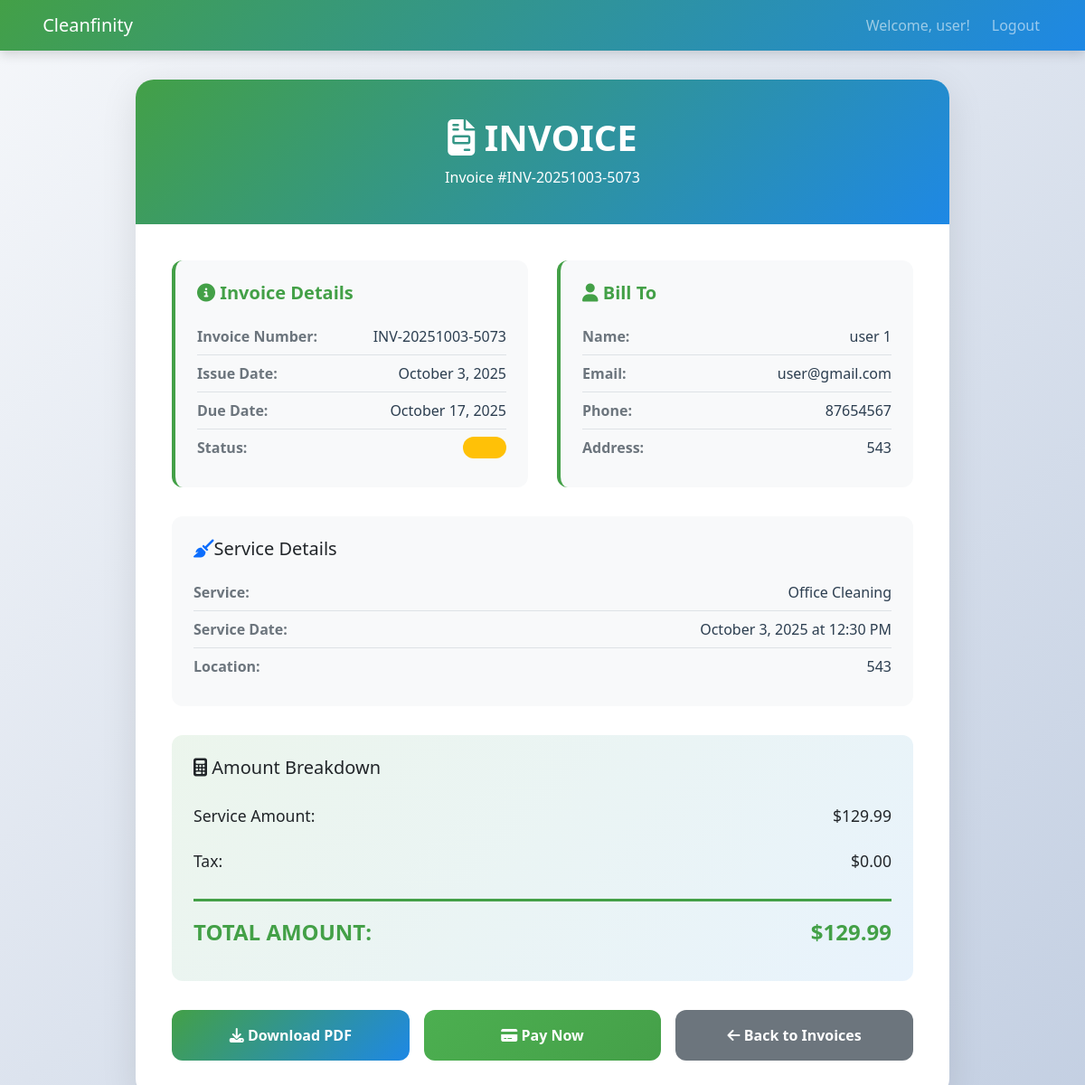
/customer/view-invoice.php?id=1 (signed in), run on the app's committed database.
### tables this page shows
CREATE TABLE `invoices` (
  `id` int(11) NOT NULL,
  `booking_id` int(11) NOT NULL,
  `invoice_number` varchar(50) NOT NULL,
  `amount` decimal(10,2) NOT NULL,
  `tax_amount` decimal(10,2) DEFAULT 0.00,
  `total_amount` decimal(10,2) NOT NULL,
  `status` enum('draft','sent','paid','overdue','cancelled') DEFAULT 'draft',
  `due_date` date NOT NULL,
  `issued_date` date NOT NULL,
  `paid_date` date DEFAULT NULL,
  `notes` text DEFAULT NULL,
  `created_at` timestamp NOT NULL DEFAULT current_timestamp(),
  `updated_at` timestamp NOT NULL DEFAULT current_timestamp() ON UPDATE current_timestamp()
);

CREATE TABLE `users` (
  `id` int(11) NOT NULL,
  `username` varchar(50) NOT NULL,
  `email` varchar(100) NOT NULL,
  `password` varchar(255) NOT NULL,
  `first_name` varchar(50) NOT NULL,
  `last_name` varchar(50) NOT NULL,
  `phone` varchar(20) DEFAULT NULL,
  `address` text DEFAULT NULL,
  `role` enum('customer','staff','admin') DEFAULT 'customer',
  `status` enum('active','inactive') DEFAULT 'active',
  `availability` enum('available','unavailable') DEFAULT 'available',
  `created_at` timestamp NOT NULL DEFAULT current_timestamp(),
  `updated_at` timestamp NOT NULL DEFAULT current_timestamp() ON UPDATE current_timestamp()
);

CREATE TABLE `bookings` (
  `id` int(11) NOT NULL,
  `customer_id` int(11) NOT NULL,
  `employee_id` int(11) DEFAULT NULL,
  `service_id` int(11) NOT NULL,
  `staff_id` int(11) DEFAULT NULL,
  `booking_date` date NOT NULL,
  `booking_time` time NOT NULL,
  `duration_minutes` int(11) NOT NULL,
  `total_price` decimal(10,2) NOT NULL,
  `status` enum('pending','confirmed','in_progress','completed','cancelled') DEFAULT 'pending',
  `notes` text DEFAULT NULL,
  `special_instructions` text DEFAULT NULL,
  `address` text NOT NULL,
  `created_at` timestamp NOT NULL DEFAULT current_timestamp(),
  `updated_at` timestamp NOT NULL DEFAULT current_timestamp() ON UPDATE current_timestamp(),
  `payment_method` enum('pay_now','pay_later') DEFAULT 'pay_later',
  `payment_status` enum('unpaid','paid','partially_paid') DEFAULT 'unpaid',
  `preferred_completion_date` date DEFAULT NULL,
  `booking_status` enum('pending','confirmed','completed','cancelled') DEFAULT 'pending'
);

CREATE TABLE `services` (
  `id` int(11) NOT NULL,
  `name` varchar(100) NOT NULL,
  `description` text DEFAULT NULL,
  `price` decimal(10,2) NOT NULL,
  `duration` int(11) NOT NULL COMMENT 'Duration in minutes',
  `base_price` decimal(10,2) NOT NULL,
  `duration_minutes` int(11) NOT NULL,
  `category` varchar(50) DEFAULT NULL,
  `status` enum('active','inactive') DEFAULT 'active',
  `created_at` timestamp NOT NULL DEFAULT current_timestamp(),
  `image_url` varchar(500) DEFAULT NULL,
  `is_active` tinyint(1) DEFAULT 1
);

### customer/view-invoice.php (the view, shortened to what this page needs)
<?php
$database = new Database();
$db = $database->getConnection();
$invoice_id = filter_var($_GET['id'] ?? 0, FILTER_VALIDATE_INT);
$query = "SELECT i.*,
                 b.booking_date, b.booking_time, b.address,
                 s.name as service_name, s.description as service_description,
                 u.first_name as customer_first_name, u.last_name as customer_last_name,
                 u.email as customer_email, u.phone as customer_phone,
                 staff.first_name as staff_first_name, staff.last_name as staff_last_name
          FROM invoices i
          JOIN bookings b ON i.booking_id = b.id
          JOIN services s ON b.service_id = s.id
          JOIN users u ON b.customer_id = u.id
          LEFT JOIN users staff ON b.staff_id = staff.id
          WHERE i.id = :invoice_id AND b.customer_id = :customer_id";
$stmt = $db->prepare($query);
$stmt->bindParam(':invoice_id', $invoice_id, PDO::PARAM_INT);
$stmt->bindParam(':customer_id', $_SESSION['user_id'], PDO::PARAM_INT);
$stmt->execute();
$invoice = $stmt->fetch(PDO::FETCH_ASSOC);
$isPrintView = isset($_GET['download']) && $_GET['download'] === 'pdf';
?>
<!DOCTYPE html>
<html lang="en">
<head>
    <?php if (!$isPrintView): ?>
    <link href="https://cdn.jsdelivr.net/npm/bootstrap@5.3.2/dist/css/bootstrap.min.css" rel="stylesheet">
    <link href="https://cdnjs.cloudflare.com/ajax/libs/font-awesome/6.4.0/css/all.min.css" rel="stylesheet">
    <?php endif; ?>
</head>
<body>
    <?php if ($isPrintView): ?>
     Print-friendly PDF view
    <div class="invoice-header">
        <div class="company-name">CLEANFINITY</div>
        <div class="invoice-title">INVOICE</div>
    </div>
    <div class="invoice-info">
        <div class="info-section">
            <h3>Invoice Details</h3>
            <div class="info-row">
                <span class="label">Invoice Number:</span>
                <span class="value"><?php echo htmlspecialchars($invoice['invoice_number']); ?></span>
            </div>
            <div class="info-row">
                <span class="label">Issue Date:</span>
                <span class="value"><?php echo date('F j, Y', strtotime($invoice['issued_date'])); ?></span>
            </div>
            <div class="info-row">
                <span class="label">Due Date:</span>
                <span class="value"><?php echo date('F j, Y', strtotime($invoice['due_date'])); ?></span>
            </div>
            <?php if ($invoice['paid_date']): ?>
            <div class="info-row">
                <span class="label">Paid Date:</span>
                <span class="value"><?php echo date('F j, Y', strtotime($invoice['paid_date'])); ?></span>
            </div>
            <?php endif; ?>
            <div class="info-row">
                <span class="label">Status:</span>
                <span class="status-badge status-<?php echo $invoice['status']; ?>">
                    <?php echo strtoupper($invoice['status']); ?>
                </span>
            </div>
        </div>
        <div class="info-section">
            <h3>Bill To</h3>
            <div class="info-row">
                <span class="label">Name:</span>
                <span class="value"><?php echo htmlspecialchars($invoice['customer_first_name'] . ' ' . $invoice['customer_last_name']); ?></span>
            </div>
            <div class="info-row">
                <span class="label">Email:</span>
                <span class="value"><?php echo htmlspecialchars($invoice['customer_email']); ?></span>
            </div>
            <div class="info-row">
                <span class="label">Phone:</span>
                <span class="value"><?php echo htmlspecialchars($invoice['customer_phone']); ?></span>
            </div>
            <div class="info-row">
                <span class="label">Address:</span>
                <span class="value">
                    <?php echo htmlspecialchars($invoice['address']); ?><br>
                    <?php echo htmlspecialchars($invoice['city'] . ', ' . $invoice['state'] . ' ' . $invoice['zip_code']); ?>
                </span>
            </div>
        </div>
    </div>
    <table class="service-table">
        <thead>
            <tr>
                <th>Service Description</th>
                <th>Service Date</th>
                <th>Amount</th>
            </tr>
        </thead>
        <tbody>
            <tr>
                <td>
                    <strong><?php echo htmlspecialchars($invoice['service_name']); ?></strong><br>
                    <?php if ($invoice['staff_first_name']): ?>
                    <small>Staff: <?php echo htmlspecialchars($invoice['staff_first_name'] . ' ' . $invoice['staff_last_name']); ?></small>
                    <?php endif; ?>
                </td>
                <td><?php echo date('F j, Y', strtotime($invoice['booking_date'])); ?><br>
                    <small><?php echo date('g:i A', strtotime($invoice['booking_time'])); ?></small>
                </td>
                <td>$<?php echo number_format($invoice['amount'], 2); ?></td>
            </tr>
        </tbody>
    </table>
    <div class="amount-section">
        <div class="amount-row">
            <strong>Subtotal:</strong> $<?php echo number_format($invoice['amount'], 2); ?>
        </div>
        <div class="amount-row">
            <strong>Tax:</strong> $<?php echo number_format($invoice['tax_amount'], 2); ?>
        </div>
        <div class="amount-row total-row">
            <strong>TOTAL:</strong> $<?php echo number_format($invoice['total_amount'], 2); ?>
        </div>
    </div>
    <?php if ($invoice['notes']): ?>
    <div class="notes-section">
        <h3>Notes</h3>
        <p><?php echo nl2br(htmlspecialchars($invoice['notes'])); ?></p>
    </div>
    <?php endif; ?>
    <div class="footer">
        <p><strong>Thank you for your business!</strong></p>
        <p>Cleanfinity Cleaning Services | contact@cleanfinity.com | (555) 123-4567</p>
    </div>
    <script>
        window.onload = function() {
            window.print();
        };
    </script>
    <?php else: ?>
    <nav class="navbar navbar-expand-lg navbar-dark">
        <div class="container">
            <a class="navbar-brand" href="../index.php">
                <i class="fas fa-sparkles"></i> Cleanfinity
            </a>
            <div class="navbar-nav ms-auto">
                <span class="navbar-text me-3">
                    Welcome, <?php echo $_SESSION['first_name']; ?>!
                </span>
                <a class="nav-link" href="../logout.php">Logout</a>
            </div>
        </div>
    </nav>
    <div class="invoice-container">
        <div class="invoice-header">
            <h1><i class="fas fa-file-invoice"></i> INVOICE</h1>
            <p class="mb-0">Invoice #<?php echo htmlspecialchars($invoice['invoice_number']); ?></p>
        </div>
        <div class="invoice-body">
            <div class="invoice-info">
                <div class="info-card">
                    <h5><i class="fas fa-info-circle"></i> Invoice Details</h5>
                    <div class="info-row">
                        <span class="label">Invoice Number:</span>
                        <span class="value"><?php echo htmlspecialchars($invoice['invoice_number']); ?></span>
                    </div>
                    <div class="info-row">
                        <span class="label">Issue Date:</span>
                        <span class="value"><?php echo date('F j, Y', strtotime($invoice['issued_date'])); ?></span>
                    </div>
                    <div class="info-row">
                        <span class="label">Due Date:</span>
                        <span class="value"><?php echo date('F j, Y', strtotime($invoice['due_date'])); ?></span>
                    </div>
                    <div class="info-row">
                        <span class="label">Status:</span>
                        <span class="status-badge bg-<?php
                            echo match($invoice['status']) {
                                'paid' => 'success',
                                'sent' => 'info',
                                'overdue' => 'danger',
                                'draft' => 'secondary',
                                'cancelled' => 'dark',
                                default => 'warning'
                            };
                        ?>">
                        </span>
                    </div>
                </div>
                <div class="info-card">
                    <h5><i class="fas fa-user"></i> Bill To</h5>
                    <div class="info-row">
                        <span class="label">Name:</span>
                        <span class="value"><?php echo htmlspecialchars($invoice['customer_first_name'] . ' ' . $invoice['customer_last_name']); ?></span>
                    </div>
                    <div class="info-row">
                        <span class="label">Email:</span>
                        <span class="value"><?php echo htmlspecialchars($invoice['customer_email']); ?></span>
                    </div>
                    <div class="info-row">
                        <span class="label">Phone:</span>
                        <span class="value"><?php echo htmlspecialchars($invoice['customer_phone']); ?></span>
                    </div>
                    <div class="info-row">
                        <span class="label">Address:</span>
                        <span class="value">
                            <?php echo htmlspecialchars($invoice['address']); ?><br>
                        </span>
                    </div>
                </div>
            </div>
            <div class="service-details">
                <h5 class="mb-3"><i class="fas fa-broom text-primary"></i>Service Details</h5>
                <div class="info-row">
                    <span class="label">Service:</span>
                    <span class="value"><?php echo htmlspecialchars($invoice['service_name']); ?></span>
                </div>
                <div class="info-row">
                    <span class="label">Service Date:</span>
                    <span class="value">
                        <?php echo date('F j, Y', strtotime($invoice['booking_date'])); ?>
                        at <?php echo date('g:i A', strtotime($invoice['booking_time'])); ?>
                    </span>
                </div>
                <div class="info-row">
                    <span class="label">Location:</span>
                    <span class="value"><?php echo htmlspecialchars($invoice['address']); ?></span>
                </div>
            </div>
            <div class="amount-breakdown">
                <h5 class="mb-3"><i class="fas fa-calculator"></i> Amount Breakdown</h5>
                <div class="amount-row">
                    <span>Service Amount:</span>
                    <span>$<?php echo number_format($invoice['amount'], 2); ?></span>
                </div>
                <div class="amount-row">
                    <span>Tax:</span>
                    <span>$<?php echo number_format($invoice['tax_amount'], 2); ?></span>
                </div>
                <div class="amount-row total-row">
                    <span>TOTAL AMOUNT:</span>
                    <span>$<?php echo number_format($invoice['total_amount'], 2); ?></span>
                </div>
            </div>
            <div class="action-buttons">
                <a href="?id=<?php echo $invoice_id; ?>&download=pdf" target="_blank" class="btn btn-custom btn-download">
                    <i class="fas fa-download"></i> Download PDF
                </a>
                <?php if ($invoice['status'] !== 'paid'): ?>
                <a href="pay-invoice.php?booking_id=<?php echo $invoice['booking_id']; ?>" class="btn btn-custom btn-pay">
                    <i class="fas fa-credit-card"></i> Pay Now
                </a>
                <?php endif; ?>
                <a href="invoices.php" class="btn btn-custom btn-back">
                    <i class="fas fa-arrow-left"></i> Back to Invoices
                </a>
            </div>
        </div>
    </div>
    <?php endif; ?>
</body>
</html>

### data on the page
invoices: invoice_number "INV-20251003-5073", issued_date "October 3, 2025", due_date "October 17, 2025", users.first_name+last_name "user 1", users.email "user@gmail.com", users.phone "87654567", booking.address "543", services.name "Office Cleaning", booking.booking_date "October 3, 2025", booking.booking_time "12:30 PM", amount "129.99", tax_amount "0.00", total_amount "129.99"

### other printed values
$_SESSION['first_name'] "user"
